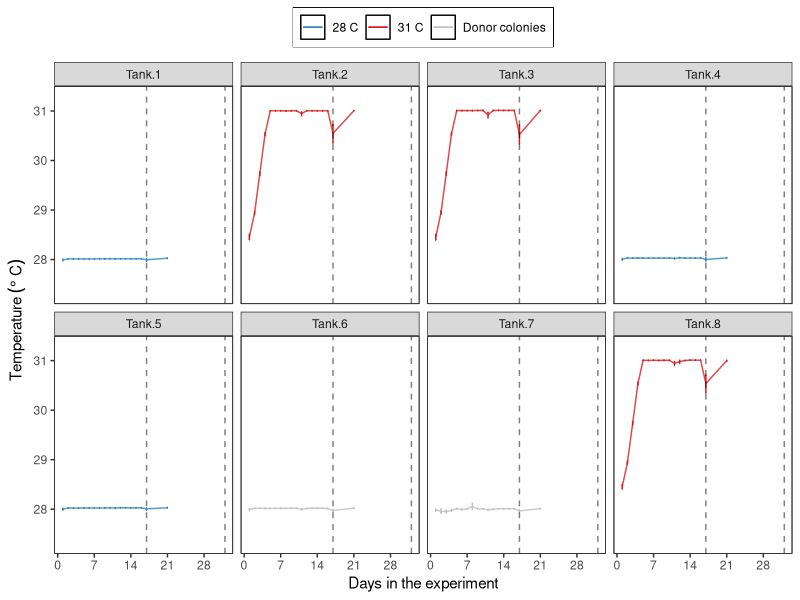
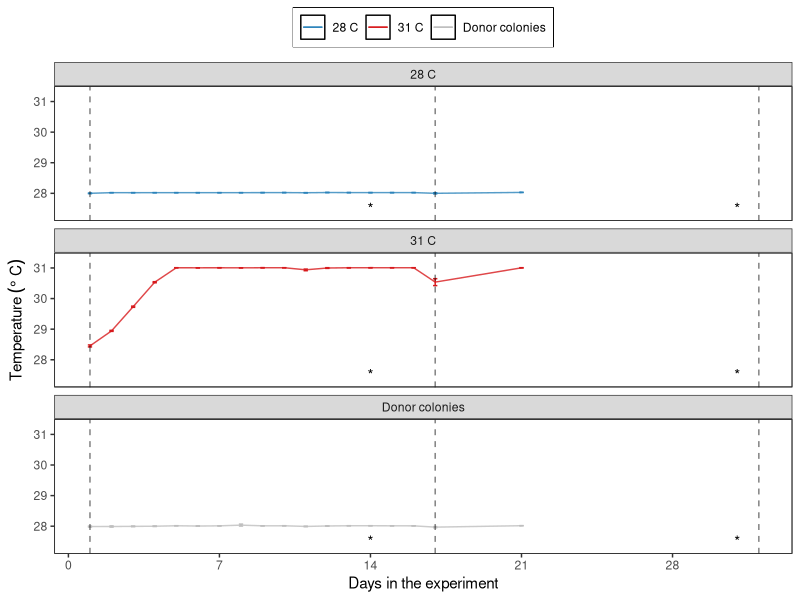
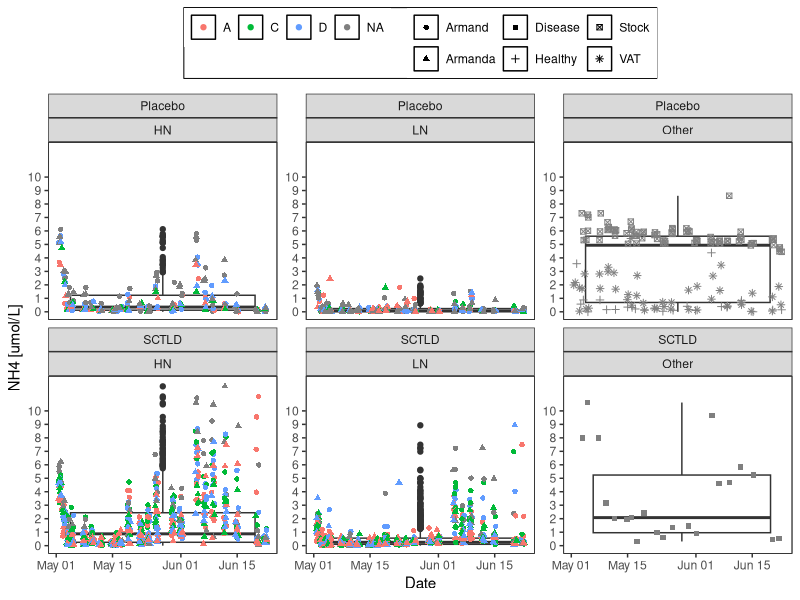
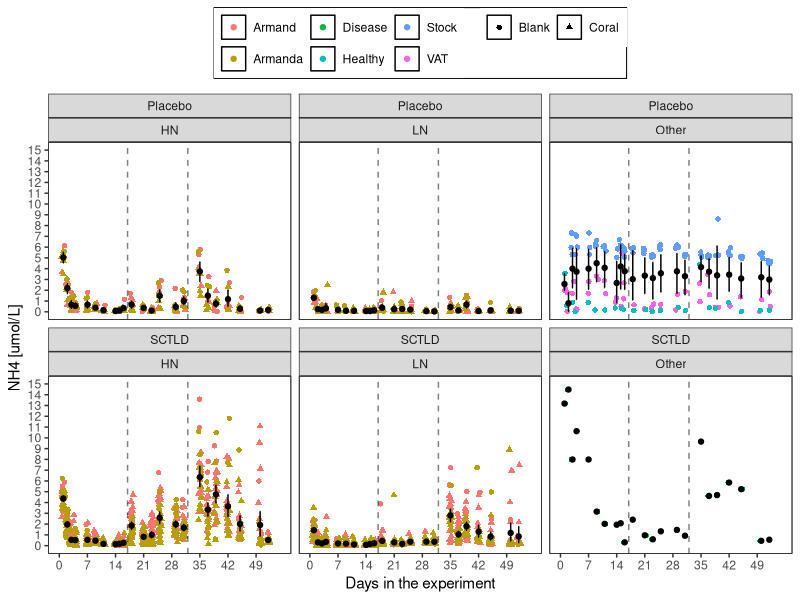
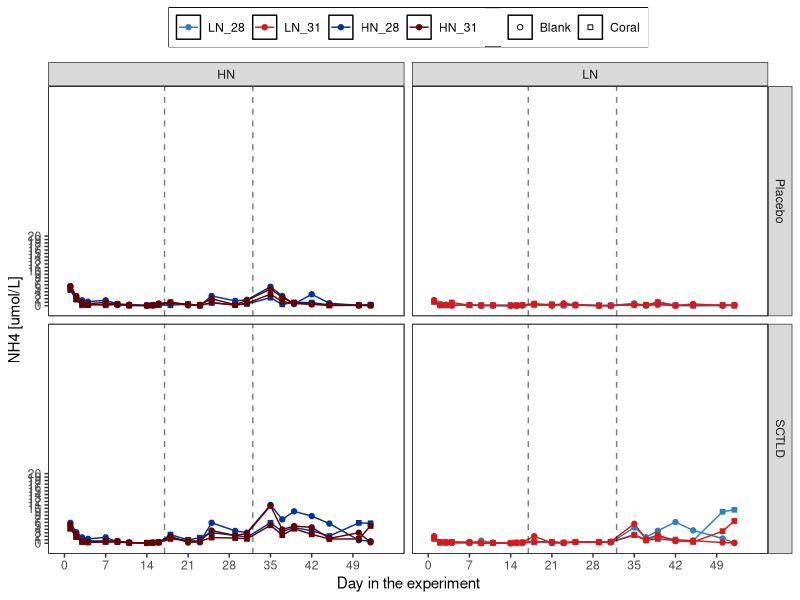
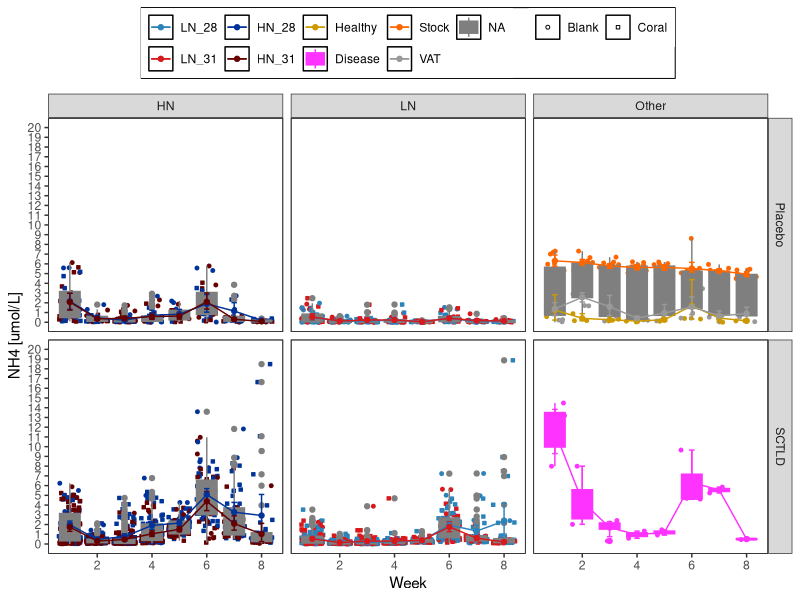
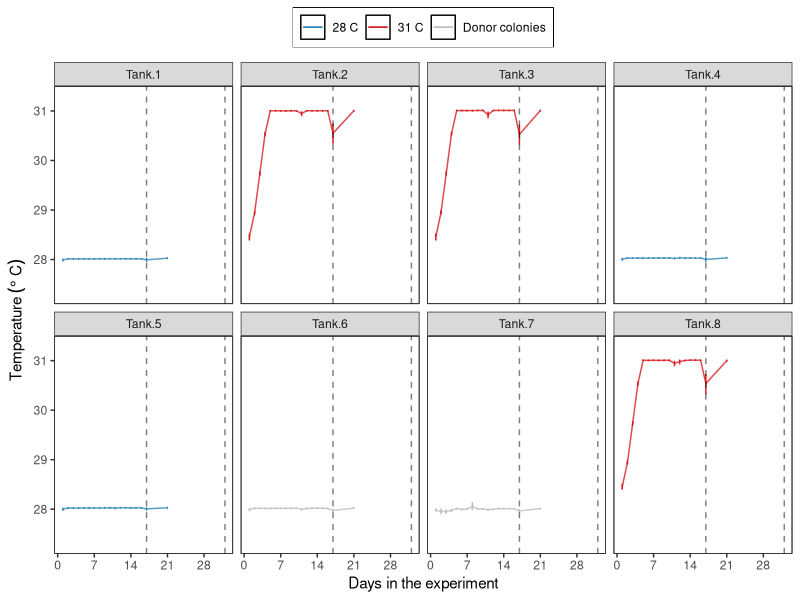
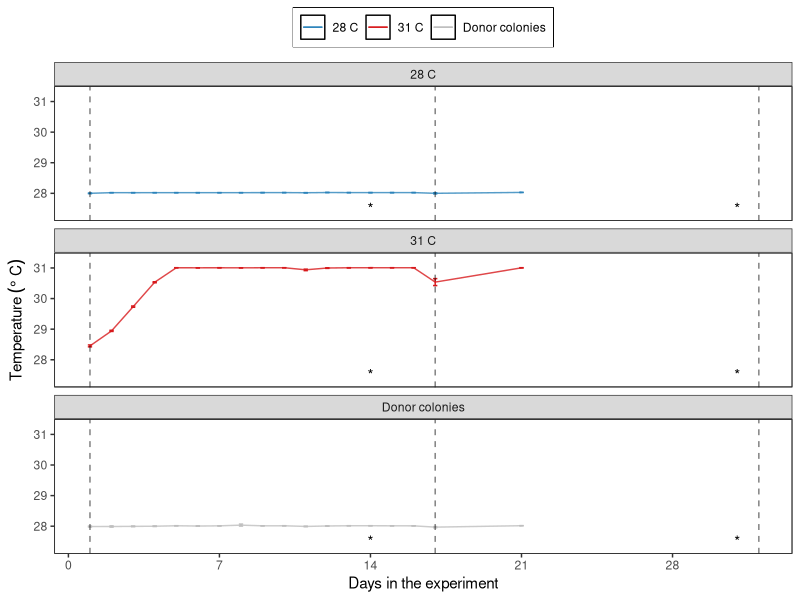

These charts were generated, in order, by the following R code: (Note: this script raises an error after producing the figures.)
## ---- chunk 1
knitr::opts_chunk$set(echo = TRUE, warning=FALSE, message=FALSE)
## ---- chunk 2

# Load all libraries and sources required to run the script
    library(tidyverse)
    library(ggthemes)
    library(ggplot2)
    library(plyr)
    library(tidyr)

    library(plotrix)
    library(lme4)
    library(lmerTest)
    library(emmeans)
    library(reshape2)

# Graphs
# Plots
MyTheme<-theme_bw() +  
theme(legend.position="top",
          plot.background=element_blank(),
          #axis.text.x = element_text(angle = 90, vjust = 0.5),
          panel.grid.major.y = element_blank(),
          panel.grid.major.x = element_blank(),
          panel.grid.minor.x = element_blank(),
          panel.grid.minor.y = element_blank(),
          legend.box.background = element_rect(),
          legend.title = element_blank(),
          panel.background =element_rect(fill = NA, 
                                         color = "black"))#+
  #guides(fill=guide_legend(nrow=2,byrow=TRUE), shape=guide_legend(nrow=3,byrow=TRUE))

Treat_fill<-scale_fill_manual(values =
                           c("#2b83ba", "#003399",
                             "#d7191c", "#660000"))

Treat_colour<-scale_colour_manual(values =
                           c("#2b83ba", "#003399",
                             "#d7191c", "#660000"))
  
## ---- chunk 3
# Data
    Temp<-read.csv("Data/Temperature.csv", header = TRUE)
    #summary(Temp)
    Temp$Time<-as.POSIXct(Temp$Time, format="%m/%d/%Y %H:%M",
                               tz = "America/New_York" )
    Temp<-Temp %>% filter(!between(Time, as.POSIXct('2023-05-18 08:50:00.00'),
                                as.POSIXct('2023-05-18 09:55:00.00')))
   
    
    Temp <- gather(Temp, Tank, Temperature, 
                   Tank.1:Tank.8, factor_key=TRUE)
    #Temp<-Temp[Temp$Tank!="Tank.6",]
    #Temp<-Temp[Temp$Tank!="Tank.7",]
    Temp<-Temp %>% mutate(Group =
                     case_when(Tank == "Tank.1" ~ "Control Temperature", 
                               Tank == "Tank.2" ~ "High Temperature", 
                               Tank == "Tank.3" ~ "High Temperature", 
                               Tank == "Tank.4" ~ "Control Temperature",
                               Tank == "Tank.5" ~ "Control Temperature", 
                               Tank == "Tank.6" ~ "Donor colonies", 
                               Tank == "Tank.7" ~ "Donor colonies", 
                               Tank == "Tank.8" ~ "High Temperature"))
    Temp$Group<-factor(Temp$Group, levels = c("Control Temperature",
                                              "High Temperature",
                                              "Donor colonies"))
    
    Temp<-Temp %>% mutate(Group2 =
                     case_when(Group == "Control Temperature" ~ "28 C", 
                               Group == "High Temperature" ~ "31 C", 
                               Group == "Donor colonies" ~ "Donor colonies"))
    
    # Remove data from tank that had a sensor failed
    Temp<-Temp %>% filter((Time<as.POSIXct('2023-06-02 00:50:00.00') | 
                          Tank!="Tank.8"))
    Temp$Date<-as.Date(Temp$Time)
    Temp$Day<-as.numeric(difftime(Temp$Date, 
                                  as.Date("2023-05-01"), units="days"))
    summary(Temp)
## ---- chunk 4
Temp_summary <- ddply (Temp[Temp$Day>0, ], .(Group2),
                         summarise,
                meanT = mean (Temperature, na.rm = T), 
                sdT = sd (Temperature, na.rm = T), 
                seT = std.error (Temperature, na.rm = T))
Temp_summary

Temp_summary <- ddply (Temp[Temp$Day>5, ], .(Group2),
                         summarise,
                meanT = mean (Temperature, na.rm = T), 
                sdT = sd (Temperature, na.rm = T), 
                seT = std.error (Temperature, na.rm = T))
Temp_summary
## ---- chunk 5
Temperature<- ggplot(Temp, aes (Time, Temperature)) +
  geom_jitter(aes(colour=Group), alpha=1, size=0.5)+
  # stat_summary(fun.data = "mean_cl_boot", 
  #              geom = "errorbar", width = 0.2,  color="black" )+
  # stat_summary(fun=mean, geom="point",  color="black") + 

  theme(legend.position = "bottom")+
  scale_y_continuous(limits = c(26, 32),
                      breaks = seq(0,32, 2),  
                      #   expand = c(0.01, 0.01),
                      name=("Temperature (C)")) +
  
    scale_x_datetime(breaks = "7 days",
                      date_labels = "%b %d",
                      limits = c(as.POSIXct("2023-05-02 12:30"),
                                 as.POSIXct("2023-06-24 18:00")),
                      #  expand = c(0.01, 0.01),
                      name=("Date")) +
   
  geom_vline(xintercept = as.POSIXct("2023-05-18"),
              linetype=2)+
  annotate("text", x = c(as.POSIXct("2023-05-13"), as.POSIXct("2023-06-12")), y = 27, label = "*")+
  
  MyTheme + facet_wrap(~Tank, ncol = 4)+
  #facet_wrap(~(fct_rev(Tank)), ncol = 4)+
  scale_colour_manual(
  values = c("#2b83ba", "#d7191c", "gray"))+
  theme(legend.position = "none")

#Temperature
## ---- chunk 6
Temperature<- ggplot(Temp, aes (Day, Temperature, colour=Group2)) +
  #geom_jitter(aes(colour=Group), alpha=1, size=0.5)+
  stat_summary(fun.data = "mean_cl_boot", 
                geom = "errorbar", width = 0.2)+
  stat_summary(fun=mean, geom="line", alpha=0.8) + 

  theme(legend.position = "bottom")+
  scale_y_continuous(limits = c(27.3, 31.3),
                      breaks = seq(0,32, 1),  
                      #   expand = c(0.01, 0.01),
                      name=expression(Temperature~(degree~C))) +
  scale_x_continuous(breaks = seq(0, 51, 7),
                      name=("Days in the experiment")) +
  
    # scale_x_date(breaks = "7 days",
    #                   date_labels = "%b %d",
    #                   limits = c(as.Date("2023-05-02"),
    #                              as.Date("2023-06-12")),
    #                   #  expand = c(0.01, 0.01),
    #                   name=("Date")) +
   
  #geom_vline(xintercept = as.Date(c("2023-05-18", "2023-06-02")),
  #            linetype=2, alpha=0.5)+
  # annotate("text", x = c(as.Date("2023-05-13"), 
  #                        as.Date("2023-06-02")), y = 27.5, label = "*")+
  geom_vline(xintercept = c(17, 32),
              linetype=2, alpha=0.5)+
  
  MyTheme + facet_wrap(~Tank, ncol = 4)+
  #facet_wrap(~(fct_rev(Tank)), ncol = 4)+
  scale_colour_manual(
  values = c("#2b83ba", "#d7191c", "gray"))+
  theme(legend.position = "top")

Temperature

ggsave(file="Outputs/Temperature.svg", plot=Temperature, width=8, height=4)
## ---- chunk 7
TimeLine<- ggplot(Temp, aes (Day, Temperature, 
                                colour=Group2)) +
  #geom_jitter(aes(colour=Group), alpha=1, size=0.5)+
  stat_summary(fun.data = "mean_cl_boot", 
                geom = "errorbar", width = 0.2)+
  stat_summary(fun=mean, geom="line", alpha=0.8) + 

  theme(legend.position = "bottom")+
  scale_y_continuous(limits = c(27.3, 31.3),
                      breaks = seq(0,32, 1),  
                      #   expand = c(0.01, 0.01),
                      name=expression(Temperature~(degree~C))) +
  scale_x_continuous(breaks = seq(0, 51, 7),
                      name=("Days in the experiment")) +
  annotate("text", x = c(14, 31), y = 27.5, label = "*")+
  geom_vline(xintercept = c(1, 17, 32),
              linetype=2, alpha=0.5)+
  
  MyTheme + facet_wrap(~Group2, ncol = 1)+
  scale_colour_manual(
  values = c("#2b83ba", "#d7191c", "gray"))+
  theme(legend.position = "top")

TimeLine

ggsave(file="Outputs/TimeLine.svg", plot=TimeLine, width=4, height=6)
## ---- chunk 8
# Data
    data<-read.csv("Data/Nutrients.csv", header = TRUE)
    #data<-data[data$Sample.ID<1843,]
    summary(data)
    
    data$N<-as.numeric(data$N)
    
    data$Date<-as.Date(data$Date)
    #data$Time<-as.POSIXct(data$Time)
    library(lubridate)
    data$Week<-isoweek(ymd(data$Date))
    data$Week<-as.numeric(data$Week-17)
    
    #data$TimePoint<-factor(data$TP)-17
    data$Target<-factor(data$Target,
                           levels=c("0", "5", "6"))
    # data$Pump<-factor(data$Pump,
    #                        levels=c("1", "2"))
    
    data<-droplevels(data)
    data$Treatment<-factor(data$Treatment, levels = c ("LN_28", "LN_31", "HN_28", "HN_31",
                                                       "Healthy", "Disease",  "Stock", "VAT"))
    data$Treatment3<-factor(paste(data$Nutrients, 
                                  data$Disease, sep = "_"))
    data<-data[data$Date!="2023-05-18", ]
    data$Day<-as.numeric(difftime(data$Date, 
                                  as.Date("2023-05-01"), units="days"))

    summary(data)
## ---- chunk 9
NH4_plot<- ggplot(data, aes (Target, NH4)) +
  #geom_boxplot ()+
  geom_jitter(aes(colour=Arm, shape=Pump), alpha=1)+
  # stat_summary(fun.data = "mean_cl_boot", 
  #              geom = "errorbar", width = 0.2,  color="black" )+
  # stat_summary(fun=mean, geom="point",  color="black") + 
  #geom_point(shape=21)+

 
  theme(legend.position = "bottom")+
  scale_y_continuous(#limits = c(0, 11),
                      breaks = seq(0,12, 2.5),  
                      #   expand = c(0.01, 0.01),
                      name=("NH4 [umol/L]")) +
  # geom_hline(yintercept = 4.1, linetype=2)+
  # geom_hline(yintercept = 0.3, linetype=2)+
  MyTheme +
  facet_grid(Beaker.conditions~Date, scales = "free_y")

#NH4_plot
## ---- chunk 10
NH4_genotype<- ggplot(data, aes (Date, NH4)) +
  geom_boxplot ()+
  geom_jitter(aes(colour=Genotype, shape=Arm), alpha=1)+
  # stat_summary(fun.data = "mean_cl_boot", 
  #              geom = "errorbar", width = 0.2,  color="black" )+
  # stat_summary(fun=mean, geom="point",  color="black") + 
  #geom_point(shape=21)+

  theme(legend.position = "bottom")+
  scale_y_continuous(limits = c(0, 12),
                      breaks = seq(0,10, 1),  
                      #   expand = c(0.01, 0.01),
                      name=("NH4 [umol/L]")) +
  # geom_hline(yintercept = 4.1, linetype=2)+
  # geom_hline(yintercept = 0.3, linetype=2)+
  MyTheme +
  facet_wrap(Disease~Nutrients, scales = "free_y")
NH4_genotype
## ---- chunk 11
NH4_Arms<- ggplot(data, aes (Day, NH4)) +
  #geom_boxplot ()+
  geom_jitter(aes(colour=Arm, shape=Beaker.conditions), alpha=1)+
  stat_summary(fun.data = "mean_cl_boot", 
                geom = "errorbar", width = 0.2,  color="black" )+
   stat_summary(fun=mean, geom="point",  color="black") + 
  #geom_point(shape=21)+

  theme(legend.position = "bottom")+
  geom_vline(xintercept = c(17, 32),
              linetype=2, alpha=0.5)+
  scale_x_continuous(limits = c(0, 55),
                      breaks = seq(0,55, 7),  
                      #   expand = c(0.01, 0.01),
                      name=("Days in the experiment")) +
  scale_y_continuous(limits = c(0, 15),
                      breaks = seq(0,20, 1),  
                      #   expand = c(0.01, 0.01),
                      name=("NH4 [umol/L]")) +
  # geom_hline(yintercept = 4.1, linetype=2)+
  # geom_hline(yintercept = 0.3, linetype=2)+
  MyTheme +
  facet_wrap(Disease~Nutrients)

NH4_Arms
## ---- chunk 12
Corals<-data[data$Nutrients!="Other", ]
NH4_Temp<- ggplot(Corals, aes (Day, NH4, fill=Treatment, 
                               colour=Treatment,
                               shape=Beaker.conditions)) +
 
  #geom_jitter(aes(colour=Treatment, shape=Beaker.conditions), 
  #alpha=1, size =1)+
  #geom_boxplot ()+
  scale_shape_manual(values=c(21, 22))+
  scale_color_manual(values=c("#2b83ba", "#d7191c", "#003399", "#660000",
                              '#CC9900','#FF33FF', '#FF6600', "#999999"))+
  scale_fill_manual(values=c("#2b83ba", "#d7191c", "#003399", "#660000",
                              '#CC9900','#FF33FF', '#FF6600', "#999999"))+
  # stat_summary(fun.data = "mean_cl_boot", 
  #               geom = "errorbar", width = 0.2)+
  stat_summary(fun.data = "mean_cl_boot", 
                geom = "line")+
  stat_summary(fun=mean, geom="point") + 
  #geom_point(shape=21)+
   geom_vline(xintercept = c(17, 32),
              linetype=2, alpha=0.5)+
  scale_x_continuous(limits = c(0, 55),
                      breaks = seq(0,55, 7),  
                      #   expand = c(0.01, 0.01),
                      name=("Day in the experiment")) +
  scale_y_continuous(limits = c(0, 60),
                      breaks = seq(0, 20, 1),  
                      #   expand = c(0.01, 0.01),
                      name=("NH4 [umol/L]")) +
  # geom_hline(yintercept = 4.1, linetype=2)+
  # geom_hline(yintercept = 0.3, linetype=2)+
  #ylim()+
  MyTheme
  #NH4_Temp+facet_wrap(~Nutrients)
NH4_Temp+facet_grid(Disease~Nutrients)
## ---- chunk 13
NH4_W<- ggplot(data, aes (Week, NH4, fill=Treatment, colour=Treatment)) +
 
  geom_jitter(aes(colour=Treatment, shape=Beaker.conditions), 
              alpha=1, size =1)+
  geom_boxplot(aes (Week, NH4, fill=Treatment, group=Week))+
  scale_shape_manual(values=c(21, 22))+
  scale_color_manual(values=c("#2b83ba", "#d7191c", "#003399", "#660000",
                              '#CC9900','#FF33FF', '#FF6600', "#999999"))+
  scale_fill_manual(values=c("#2b83ba", "#d7191c", "#003399", "#660000",
                              '#CC9900','#FF33FF', '#FF6600', "#999999"))+
  stat_summary(fun.data = "mean_cl_boot", 
                geom = "errorbar", width = 0.2)+
  stat_summary(fun.data = "mean_cl_boot", 
                geom = "line")+
  stat_summary(fun=mean, geom="point") + 
  #geom_point(shape=21)+
 
  theme(legend.position = "bottom")+
  scale_y_continuous(limits = c(0, 20),
                      breaks = seq(0,20, 1),  
                      #   expand = c(0.01, 0.01),
                      name=("NH4 [umol/L]")) +
  # geom_hline(yintercept = 4.1, linetype=2)+
  # geom_hline(yintercept = 0.3, linetype=2)+
  MyTheme
  #NH4_Temp+facet_wrap(~Nutrients)
  NH4_W+facet_grid(Disease~Nutrients)
## ---- chunk 14
Corals<-data[data$Nutrients!="Other", ]

Concentrations <- ddply (Corals, .(Treatment, Disease, Beaker.conditions, Nutrients, Day),
                         summarise,
                meanNH4 = mean (NH4, na.rm = T), 
                sdNH4 = sd (NH4, na.rm = T), 
                seNH4 = std.error (NH4, na.rm = T))
Concentrations

Concentrations$Beaker.conditions<-factor(Concentrations$Beaker.conditions, 
                                            levels=c("Coral", "Blank"))
Concentrations$Nutrients<-factor(Concentrations$Nutrients, 
                                            levels=c("LN", "HN"))

write.csv(Concentrations, "Outputs/Concentrations.csv")

# Standard error of the mean

NH4_day<-ggplot(Concentrations, aes(x=Day, y=(meanNH4), colour=Treatment, shape=Beaker.conditions)) + 
    geom_errorbar(aes(ymin=(meanNH4-seNH4), ymax=(meanNH4+seNH4)), 
                  width=.1, position=position_dodge(0.5)) +
    geom_line(position=position_dodge(0.5), aes(linetype=Beaker.conditions)) +
    geom_point(position=position_dodge(0.5), aes(fill=Treatment), size=1)+
  scale_shape_manual(values=c(21, 22))+
  scale_color_manual(values=c("#2b83ba", "#d7191c", "#003399", "#660000"))+
  scale_fill_manual(values=c("#2b83ba", "#d7191c", "#003399", "#660000"))+
  geom_vline(xintercept = c(17, 32),
              linetype=2, alpha=0.5)+
  scale_x_continuous(#limits = c(0, 55),
                      breaks = seq(1,55, 7),  
                      #   expand = c(0.01, 0.01),
                      name=("Days in the experiment")) +
  scale_y_continuous(#limits = c(0, 60),
                      breaks = seq(0, 35, 2.5),  
                      #   expand = c(0.01, 0.01),
                      name=("NH4 [umol/L]")) + MyTheme +
  facet_grid(Disease~Nutrients)
NH4_day

#ggsave(file="Outputs/Nutrients.svg", plot=NH4_day, width=8, height=5)
## ---- chunk 15
NH4_day<- ggplot(Corals, aes (Day, NH4, fill=Treatment, 
                               colour=Treatment,
                               shape=Beaker.conditions)) +
 
  #geom_jitter(aes(colour=Treatment, shape=Beaker.conditions), 
  #alpha=1, size =1)+
  #geom_boxplot ()+
  scale_shape_manual(values=c(21, 22))+
  scale_color_manual(values=c("#2b83ba", "#d7191c", "#003399", "#660000",
                              '#CC9900','#FF33FF', '#FF6600', "#999999"))+
  scale_fill_manual(values=c("#2b83ba", "#d7191c", "#003399", "#660000",
                              '#CC9900','#FF33FF', '#FF6600', "#999999"))+
  # stat_summary(fun.data = "mean_cl_boot", 
  #               geom = "errorbar", width = 0.2)+
  stat_summary(fun.data = "mean_cl_boot", 
                geom = "line")+
  stat_summary(fun=mean, geom="point") + 
  #geom_point(shape=21)+
   geom_vline(xintercept = c(17, 32),
              linetype=2, alpha=0.5)+
  scale_x_continuous(limits = c(0, 55),
                      breaks = seq(0,55, 7),  
                      #   expand = c(0.01, 0.01),
                      name=("Day in the experiment")) +
  scale_y_continuous(limits = c(0, 60),
                      breaks = seq(0, 20, 1),  
                      #   expand = c(0.01, 0.01),
                      name=("NH4 [umol/L]")) +
  # geom_hline(yintercept = 4.1, linetype=2)+
  # geom_hline(yintercept = 0.3, linetype=2)+
  #ylim()+
  MyTheme
  #NH4_Temp+facet_wrap(~Nutrients)
NH4_day+facet_grid(Disease~Nutrients)
## ---- chunk 16
NH4_week<- ggplot(Corals, aes(Week, NH4, fill=Treatment, colour=Treatment)) +
 
  geom_jitter(aes(colour=Treatment, shape=Beaker.conditions), 
              alpha=1, size =2)+
  geom_boxplot(aes (Week, NH4, fill=Treatment, group=Week))+
  scale_shape_manual(values=c(21, 22))+
  scale_color_manual(values=c("#2b83ba", "#d7191c", "#003399", "#660000",
                              '#CC9900','#FF33FF', '#FF6600', "#999999"))+
  scale_fill_manual(values=c("#2b83ba", "#d7191c", "#003399", "#660000",
                              '#CC9900','#FF33FF', '#FF6600', "#999999"))+
  # stat_summary(fun.data = "mean_cl_boot", 
  #               geom = "errorbar", width = 0.2)+
  # stat_summary(fun.data = "mean_cl_boot", 
  #               geom = "line")+
  stat_summary(fun=mean, geom="point") + 
  #geom_point(shape=21)+
 
  theme(legend.position = "bottom")+
  scale_y_continuous(limits = c(0, 15),
                      breaks = seq(0,20, 1),  
                      #   expand = c(0.01, 0.01),
                      name=("NH4 [umol/L]")) +
  scale_x_continuous(limits = c(1, 8),
                      breaks = seq(0,8, 1),  
                      #   expand = c(0.01, 0.01),
                      name=("NH4 [umol/L]")) +
  # geom_hline(yintercept = 4.1, linetype=2)+
  # geom_hline(yintercept = 0.3, linetype=2)+
  MyTheme
  #NH4_Temp+facet_wrap(~Nutrients)
  NH4_week+facet_grid(Disease~Nutrients)
## ---- chunk 17
NH4_3<- ggplot(data[data$Nutrients=="Other", ],
               aes(Week, NH4, fill=Treatment, colour=Treatment)) +
 
  geom_jitter(aes(colour=Treatment), 
              alpha=1, size =2)+
  #geom_boxplot(aes (Week, NH4, fill=Treatment, group=Week))+
  scale_shape_manual(values=c(21, 22))+
  scale_color_manual(values=c('#CC9900','#FF33FF', '#FF6600', "#999999"))+
  scale_fill_manual(values=c('#CC9900','#FF33FF', '#FF6600', "#999999"))+
   stat_summary(fun.data = "mean_cl_boot", 
                 geom = "errorbar", width = 0.2)+
   stat_summary(fun.data = "mean_cl_boot", 
                 geom = "line")+
  stat_summary(fun=mean, geom="point") + 
  #geom_point(shape=21)+
 
  theme(legend.position = "bottom")+
  scale_y_continuous(#limits = c(0, 15),
                      breaks = seq(0,20, 1),  
                      #   expand = c(0.01, 0.01),
                      name=("NH4 [umol/L]")) +
  # geom_hline(yintercept = 4.1, linetype=2)+
  # geom_hline(yintercept = 0.3, linetype=2)+
  MyTheme
  #NH4_Temp+facet_wrap(~Nutrients)
  NH4_3+facet_grid(~Disease)
## ---- chunk 18
N_Temp<- ggplot(data, aes (Date, N, fill=Treatment, colour=Treatment )) +
 
  geom_jitter(aes(colour=Treatment, shape=Beaker.conditions), alpha=1, size =1)+
  #geom_boxplot ()+
  scale_shape_manual(values=c(21, 22))+
  scale_color_manual(values=c("#2b83ba", "#d7191c", "#003399", "#660000",
                              '#CC9900','#FF33FF', '#FF6600', "#999999"))+
  scale_fill_manual(values=c("#2b83ba", "#d7191c", "#003399", "#660000",
                              '#CC9900','#FF33FF', '#FF6600', "#999999"))+
  stat_summary(fun.data = "mean_cl_boot", 
                geom = "errorbar", width = 0.2)+
   stat_summary(fun.data = "mean_cl_boot", 
                geom = "line")+
   stat_summary(fun=mean, geom="point") + 
 
  theme(legend.position = "bottom")+
  scale_y_continuous(limits = c(0, 15),
                      breaks = seq(0,20, 1),  
                      #   expand = c(0.01, 0.01),
                      name=("NH4 [umol/L]")) +
  # geom_hline(yintercept = 4.1, linetype=2)+
  # geom_hline(yintercept = 0.3, linetype=2)+
  MyTheme
  #N_Temp+facet_wrap(~Nutrients)
N_Temp+facet_grid(Disease~Nutrients)

## ---- chunk 19
Concentrations <- ddply (data, .(Nutrients, Disease, Date),
                         summarise,
                meanNH4 = mean (NH4, na.rm = T), 
                sdNH4 = sd (NH4, na.rm = T))
Concentrations

Concentrations<-Concentrations %>% 
 mutate_if(is.numeric, round, digits=2)

# Concentrations<-reshape(Concentrations, idvar = c("Date"),
#                     timevar = c("Nutrients", "Disease"), direction = "wide")
# #Concentrations$Difference<-Concentrations$meanNH4.5-Concentrations$meanNH4.0
# Concentrations

## ---- chunk 20
NH4<- ggplot(data, aes (Treatment, NH4)) +
  geom_boxplot ()+
  #geom_jitter(aes(fill=Pump), alpha=1, shape=21,)+
  stat_summary(fun.data = "mean_cl_boot",geom = "errorbar", width = 0.2,  color="black" )+
  stat_summary(fun=mean, geom="point",  color="black") + 
  #geom_point(shape=21)+

 
  theme(legend.position = "bottom")+
  scale_y_continuous(limits = c(0, 11),
                      breaks = seq(0,10, 2.5),  
                      #   expand = c(0.01, 0.01),
                         name=("NH4 [umol/L]")) +
  MyTheme +
  facet_wrap(~Date, scales = "free_y")

#NH4
## ---- chunk 21

Concentrations_Day_Beaker <- ddply (data, .(Nutrients, Day, Beaker.conditions),
                         summarise,
                meanNH4 = mean (NH4, na.rm = T), 
                sdNH4 = sd (NH4, na.rm = T))
Concentrations_Day_Beaker

Concentrations_Nutrients_Day <- ddply (data, .(Nutrients, Day),
                         summarise,
                meanNH4 = mean (NH4, na.rm = T), 
                sdNH4 = sd (NH4, na.rm = T))
Concentrations_Nutrients_Day

Concentrations_Nutrients_Week <- ddply (data, .(Nutrients, Week),
                         summarise,
                meanNH4 = mean (NH4, na.rm = T), 
                sdNH4 = sd (NH4, na.rm = T))
Concentrations_Nutrients_Week

Concentrations<-Concentrations %>% 
 mutate_if(is.numeric, round, digits=2)

# Concentrations<-reshape(Concentrations, idvar = c("Date"),
#                     timevar = "Treatment", direction = "wide")
# Concentrations
# write.csv(Concentrations, "Outputs/weekly_NH4.csv", row.names = F)
## ---- chunk 22
## model 1: LMER for both species
  fit1<-lmerTest::lmer(NH4 ~Nutrients * Temp * Disease * Week +
                         (1|Beaker.conditions), data=data[data$Nutrients!="Other", ])
  isSingular(fit1)
  anova(fit1)
  step(fit1)
  ranova(fit1)
  
  summary(fit1)
  par(mfrow=c(2,2))
  plot(fit1)
  par(mfrow=c(1,1))
## ---- chunk 23
#Pairwise comparisons
Sw.emmc<-multcomp::cld(emmeans(fit1, specs=c("Nutrients", "Disease")))
Sw.emmc
## ---- chunk 24
# Creates bibliography 
#knitr::write_bib(c(.packages()), "packages.bib")
